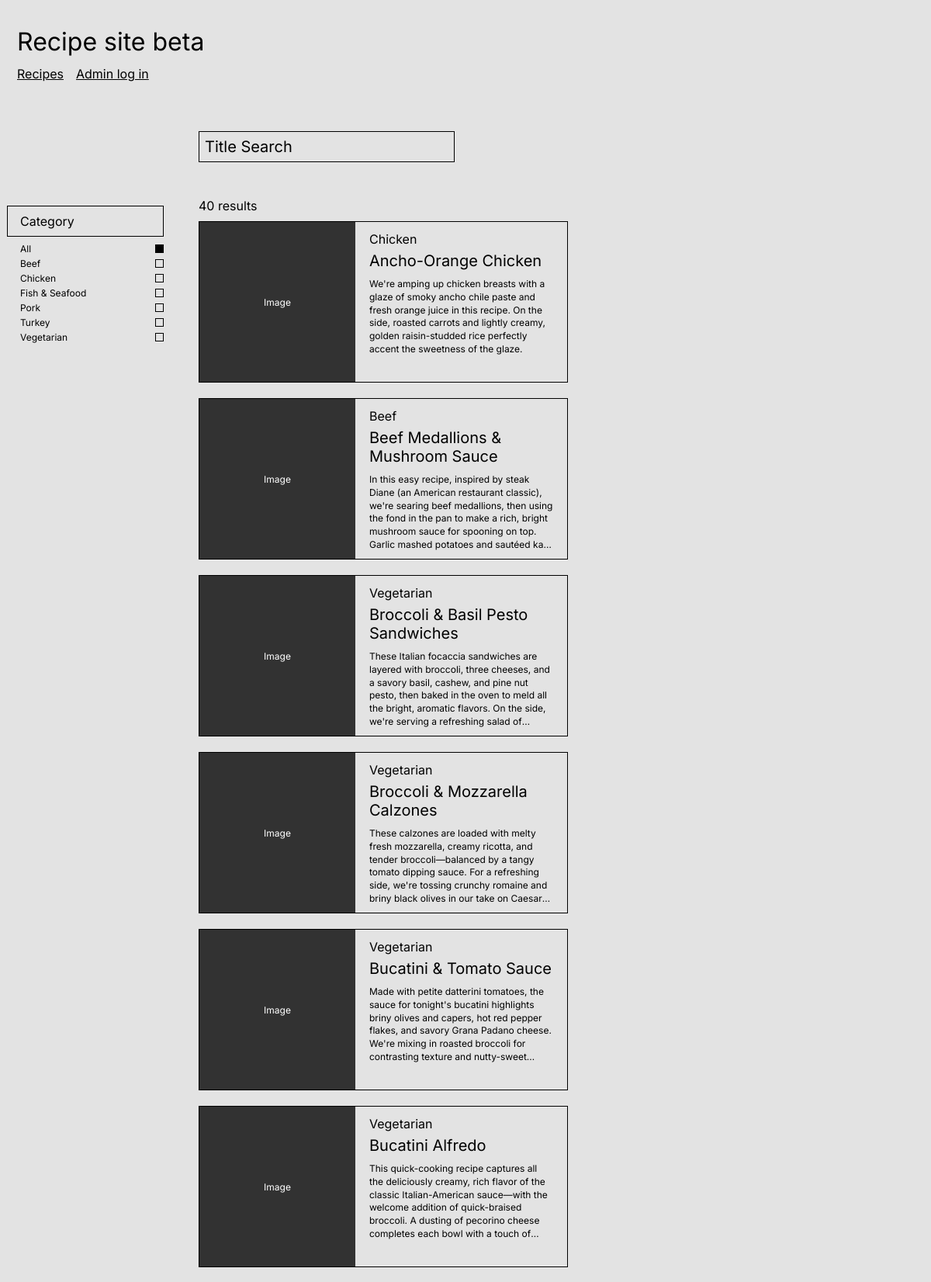
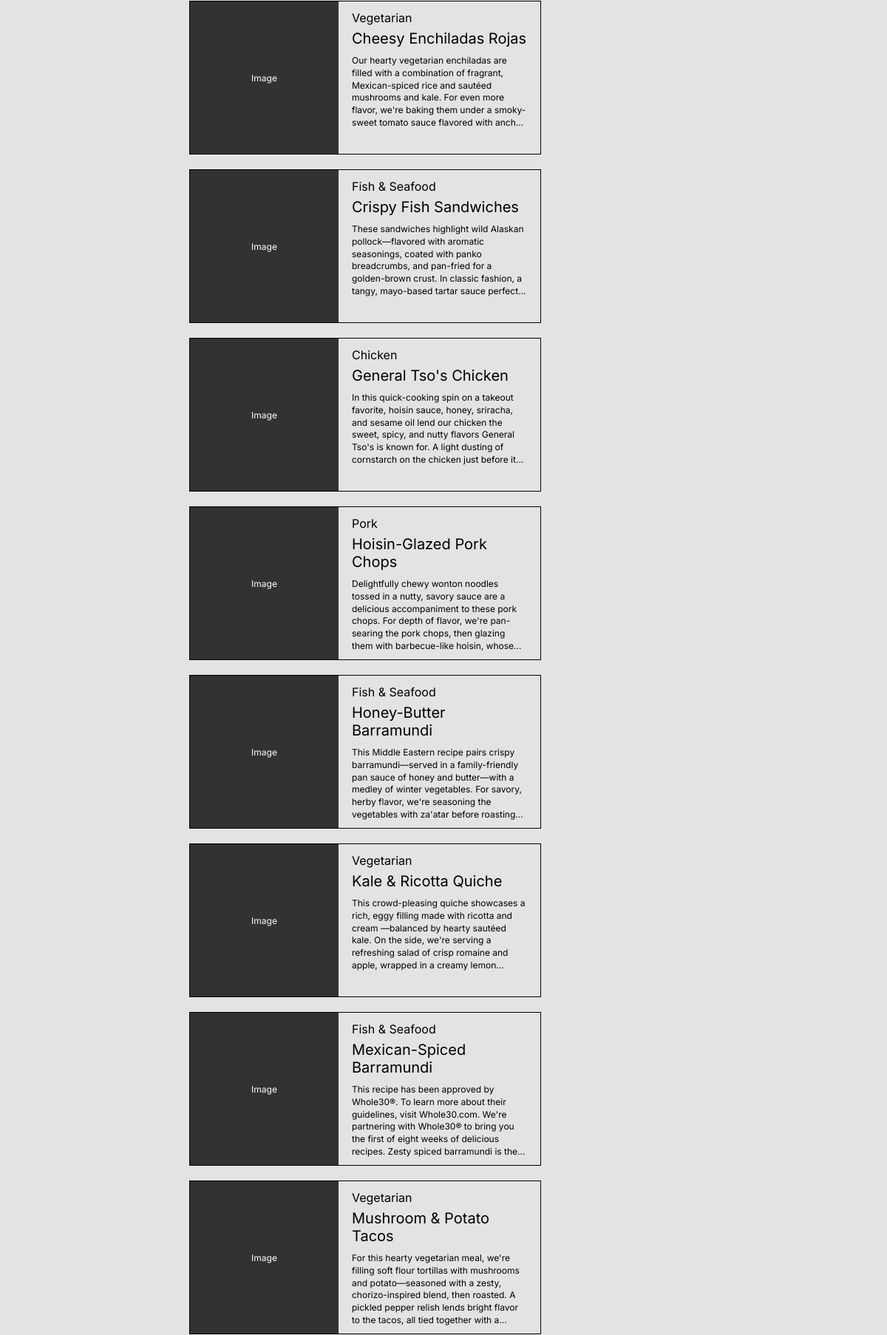
Page /beta/index.php (upper part) on the committed database (2 pictures, top to bottom).
### tables this page shows
CREATE TABLE `categories` (
  `id` int(11) NOT NULL AUTO_INCREMENT,
  `name` varchar(100) NOT NULL,
  PRIMARY KEY (`id`),
  UNIQUE KEY `uq_categories_name` (`name`)
);

CREATE TABLE `recipes` (
  `id` int(11) NOT NULL AUTO_INCREMENT,
  `image_folder` varchar(255) DEFAULT NULL,
  `source_pdf` varchar(255) DEFAULT NULL,
  PRIMARY KEY (`id`)
);

CREATE TABLE `recipe_titles` (
  `recipe_id` int(11) NOT NULL,
  `title` varchar(255) NOT NULL,
  `slug` varchar(100) NOT NULL,
  `subtitle` varchar(255) DEFAULT NULL,
  PRIMARY KEY (`recipe_id`),
  UNIQUE KEY `uq_recipe_titles_slug` (`slug`),
  CONSTRAINT `fk_recipe_titles_recipe` FOREIGN KEY (`recipe_id`) REFERENCES `recipes` (`id`)
    ON DELETE CASCADE ON UPDATE CASCADE
);

CREATE TABLE `recipe_info` (
  `recipe_id` int(11) NOT NULL,
  `category_id` int(11) NOT NULL,
  `servings` tinyint(3) UNSIGNED NOT NULL,
  `description` text NOT NULL,
  `main_image` varchar(255) DEFAULT NULL,
  PRIMARY KEY (`recipe_id`),
  KEY `idx_recipe_info_category_id` (`category_id`),
  CONSTRAINT `fk_recipe_info_recipe` FOREIGN KEY (`recipe_id`) REFERENCES `recipes` (`id`)
    ON DELETE CASCADE ON UPDATE CASCADE,
  CONSTRAINT `fk_recipe_info_category` FOREIGN KEY (`category_id`) REFERENCES `categories` (`id`)
    ON DELETE RESTRICT ON UPDATE CASCADE
);

### beta/functions.php (called while the page is built, shortened)
<?php
function get_categories(mysqli $conn): array {
  $result = mysqli_execute_query($conn, 'SELECT id, name FROM categories ORDER BY name');
  return mysqli_fetch_all($result, MYSQLI_ASSOC);
}
function search_recipes(mysqli $conn, string $search, int $category_id): array {
  $sql = 'SELECT r.id, t.title, t.subtitle, c.name AS category, i.servings,
                 i.description, i.main_image
          FROM recipes r
          JOIN recipe_titles t ON t.recipe_id = r.id
          JOIN recipe_info i ON i.recipe_id = r.id
          JOIN categories c ON c.id = i.category_id
          WHERE t.title LIKE ?
            AND (? = 0 OR i.category_id = ?)
          ORDER BY t.title';
  $like = '%' . addcslashes($search, '%_\\') . '%';
  $result = mysqli_execute_query($conn, $sql, [$like, $category_id, $category_id]);
  return mysqli_fetch_all($result, MYSQLI_ASSOC);
}

### beta/partials/results.php (the view, shortened to what this page needs)
<?php
$count = count($recipes);
?>
<p class="result-count"><?= $count ?> <?= $count === 1 ? 'result' : 'results' ?></p>
<div class="card-grid">
  <?php foreach ($recipes as $recipe): ?>
    <article class="card">
      <div class="card-image">
        <span>Image</span>
      </div>
      <div class="card-text">
        <p class="card-category"><?= htmlspecialchars($recipe['category']) ?></p>
        <h2 class="card-name">
          <a href="recipe.php?id=<?= (int) $recipe['id'] ?>"><?= htmlspecialchars($recipe['title']) ?></a>
        </h2>
        <p class="card-description"><?= htmlspecialchars($recipe['description']) ?></p>
      </div>
    </article>
  <?php endforeach; ?>
</div>

### beta/index.php (shortened to what this page needs)
<?php
require __DIR__ . '/functions.php';
$conn = require __DIR__ . '/../assets/database/config.php';
$categories = get_categories($conn);
$search_text = trim((string) ($_GET['q'] ?? ''));
$selected_category = (int) ($_GET['category'] ?? 0);
$recipes = search_recipes($conn, $search_text, $selected_category);
require __DIR__ . '/partials/header.php';
?>
  <form id="search-form" class="layout" method="get" action="index.php" data-search-url="search.php">
    <input class="search-bar" type="search" name="q" placeholder="Title Search"
           aria-label="Search recipes by title"
           value="<?= htmlspecialchars($search_text) ?>">
    <fieldset class="sidebar">
      <legend class="sidebar-heading">Category</legend>
      <label class="category-option">
        All
        <input type="radio" name="category" value="0" <?= $selected_category === 0 ? 'checked' : '' ?>>
      </label>
      <?php foreach ($categories as $category): ?>
        <label class="category-option">
          <?= htmlspecialchars($category['name']) ?>
          <input type="radio" name="category" value="<?= (int) $category['id'] ?>"
            <?= $selected_category === (int) $category['id'] ? 'checked' : '' ?>>
        </label>
      <?php endforeach; ?>
    </fieldset>
    <section id="results" class="results" aria-live="polite">
      <?php require __DIR__ . '/partials/results.php'; ?>
    </section>
  </form>
<?php require __DIR__ . '/partials/footer.php'; ?>

### assets/styles/main.css (style rules this page uses)
* { box-sizing: border-box; }
body { margin: 0; padding: 34px 22px 40px 9px; background: #e3e3e3; color: #000; font-family: "Inter", Arial, sans-serif; }
h1, h2, p { margin: 0; font-weight: 400; }
.layout { display: grid; grid-template-columns: 202px 1fr; column-gap: 45px; margin-top: 64px; }
.search-bar { grid-column: 2; width: 330px; height: 40px; padding: 0 7px; border: 1px solid #000; background: transparent; font: inherit; font-size: 20px; }
.search-bar::placeholder { color: #000; }
.sidebar { grid-column: 1; grid-row: 2; min-width: 0; margin: 56px 0 0; padding: 0; border: 0; }
.sidebar-heading { width: 100%; height: 40px; margin: 0 0 8px; padding: 9px 16px; border: 1px solid #000; font-size: 16px; }
.category-option { display: flex; justify-content: space-between; align-items: center; padding-left: 17px; margin-bottom: 4px; font-size: 12px; cursor: pointer; }
.category-option input { appearance: none; width: 11px; height: 11px; margin: 0; border: 1px solid #000; cursor: pointer; }
.category-option input:checked { background: #000; }
.results { grid-column: 2; grid-row: 2; margin-top: 46px; }
.result-count { margin-bottom: 10px; font-size: 16px; }
.card-grid { display: grid; grid-template-columns: repeat(auto-fill, 476px); gap: 20px; }
.card { display: flex; width: 476px; height: 208px; border: 1px solid #000; overflow: hidden; }
.card-image { position: relative; flex: 0 0 201px; display: flex; align-items: center; justify-content: center; background: #323232; color: #fff; font-size: 12px; }
.card-text { flex: 1; min-width: 0; padding: 12px 18px; }
.card-category { font-size: 16px; }
.card-name { margin-top: 6px; font-size: 20px; line-height: 1.2; display: -webkit-box; -webkit-box-orient: vertical; -webkit-line-clamp: 2; line-clamp: 2; overflow: hidden; }
.card-description { margin-top: 10px; font-size: 12px; line-height: 1.4; display: -webkit-box; -webkit-box-orient: vertical; -webkit-line-clamp: 6; line-clamp: 6; overflow: hidden; }

### beta/styles/beta.css (style rules this page uses)
.card-name a { color: inherit; text-decoration: none; }

### rows in the picture
categories: name "Beef", category "☐ Beef"
categories: name "Chicken", category "☐ Chicken"
categories: name "Fish & Seafood", category "☐ Fish & Seafood"
categories: name "Pork", category "☐ Pork"
categories: name "Turkey", category "☐ Turkey"
categories: name "Vegetarian", category "☐ Vegetarian"
recipes: categories.name "Chicken", recipe_titles.title "Ancho-Orange Chicken", recipe_info.description "We're amping up chicken breasts with a glaze of smoky ancho chile paste and fresh orange juice in this recipe. On the side, roasted carrots and lightly creamy, golden raisin-studded rice perfectly accent the sweetness of the glaze."
recipes: categories.name "Beef", recipe_titles.title "Beef Medallions & Mushroom Sauce", recipe_info.description "In this easy recipe, inspired by steak Diane (an American restaurant classic), we're searing beef medallions, then using the fond in the pan to make a rich, bright mushroom sauce for spooning on top. Garlic mashed potatoes and sautéed…"
recipes: categories.name "Vegetarian", recipe_titles.title "Broccoli & Basil Pesto Sandwiches", recipe_info.description "These Italian focaccia sandwiches are layered with broccoli, three cheeses, and a savory basil, cashew, and pine nut pesto, then baked in the oven to meld all the bright, aromatic flavors. On the side, we're serving a refreshing salad…"
recipes: categories.name "Vegetarian", recipe_titles.title "Broccoli & Mozzarella Calzones", recipe_info.description "These calzones are loaded with melty fresh mozzarella, creamy ricotta, and tender broccoli—balanced by a tangy tomato dipping sauce. For a refreshing side, we're tossing crunchy romaine and briny black olives in our take on…"
recipes: categories.name "Vegetarian", recipe_titles.title "Bucatini & Tomato Sauce", recipe_info.description "Made with petite datterini tomatoes, the sauce for tonight's bucatini highlights briny olives and capers, hot red pepper flakes, and savory Grana Padano cheese. We're mixing in roasted broccoli for contrasting texture and…"
recipes: categories.name "Vegetarian", recipe_titles.title "Bucatini Alfredo", recipe_info.description "This quick-cooking recipe captures all the deliciously creamy, rich flavor of the classic Italian-American sauce—with the welcome addition of quick-braised broccoli. A dusting of pecorino cheese completes each bowl with a touch…"
recipes: categories.name "Vegetarian", recipe_titles.title "Cheesy Enchiladas Rojas", recipe_info.description "Our hearty vegetarian enchiladas are filled with a combination of fragrant, Mexican-spiced rice and sautéed mushrooms and kale. For even more flavor, we're baking them under a smoky-sweet tomato sauce flavored with…"
recipes: categories.name "Fish & Seafood", recipe_titles.title "Crispy Fish Sandwiches", recipe_info.description "These sandwiches highlight wild Alaskan pollock—flavored with aromatic seasonings, coated with panko breadcrumbs, and pan-fried for a golden-brown crust. In classic fashion, a tangy, mayo-based tartar sauce…"
recipes: categories.name "Chicken", recipe_titles.title "General Tso's Chicken", recipe_info.description "In this quick-cooking spin on a takeout favorite, hoisin sauce, honey, sriracha, and sesame oil lend our chicken the sweet, spicy, and nutty flavors General Tso's is known for. A light dusting of cornstarch on the chicken just before…"
recipes: categories.name "Pork", recipe_titles.title "Hoisin-Glazed Pork Chops", recipe_info.description "Delightfully chewy wonton noodles tossed in a nutty, savory sauce are a delicious accompaniment to these pork chops. For depth of flavor, we're pan-searing the pork chops, then glazing them with barbecue-like hoisin,…"
recipes: categories.name "Fish & Seafood", recipe_titles.title "Honey-Butter Barramundi", recipe_info.description "This Middle Eastern recipe pairs crispy barramundi—served in a family-friendly pan sauce of honey and butter—with a medley of winter vegetables. For savory, herby flavor, we're seasoning the vegetables with za'atar before…"
recipes: categories.name "Vegetarian", recipe_titles.title "Kale & Ricotta Quiche", recipe_info.description "This crowd-pleasing quiche showcases a rich, eggy filling made with ricotta and cream —balanced by hearty sautéed kale. On the side, we're serving a refreshing salad of crisp romaine and apple, wrapped in a creamy…"
recipes: categories.name "Fish & Seafood", recipe_titles.title "Mexican-Spiced Barramundi", recipe_info.description "This recipe has been approved by Whole30®. To learn more about their guidelines, visit Whole30.com. We're partnering with Whole30® to bring you the first of eight weeks of delicious recipes. Zesty spiced barramundi is…"
recipes: categories.name "Vegetarian", recipe_titles.title "Mushroom & Potato Tacos", recipe_info.description "For this hearty vegetarian meal, we're filling soft flour tortillas with mushrooms and potato—seasoned with a zesty, chorizo-inspired blend, then roasted. A pickled pepper relish lends bright flavor to the tacos, all tied together with…"

### other values in the picture
$count "40"
